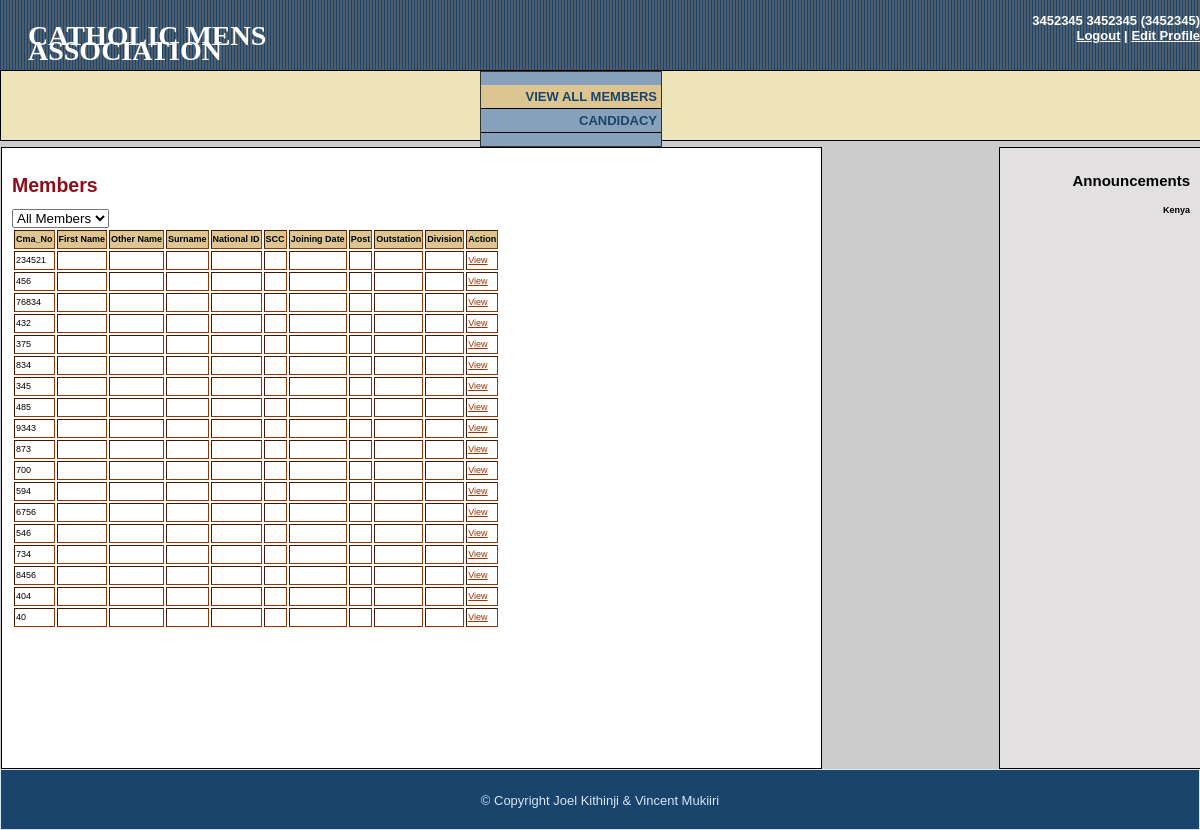
Page /cma_final/view_all_members.php (signed in) on the committed database.
### tables this page shows
CREATE TABLE IF NOT EXISTS `members` (
  `cma_no` varchar(11) NOT NULL,
  `national_id` int(10) NOT NULL,
  `surname` varchar(20) NOT NULL,
  `first_name` varchar(20) NOT NULL,
  `other_names` varchar(20) DEFAULT NULL,
  `mobile_no` varchar(10) NOT NULL,
  `house_no` varchar(6) DEFAULT NULL,
  `scc` varchar(20) DEFAULT NULL,
  `nok_id` varchar(10) NOT NULL,
  `joining_date` date NOT NULL,
  `outstation_id` int(8) NOT NULL,
  `post_id` int(2) NOT NULL DEFAULT '10',
  `division_id` int(2) NOT NULL DEFAULT '6',
  `vote_status` tinyint(4) NOT NULL DEFAULT '0',
  `image` varchar(20) DEFAULT NULL,
  PRIMARY KEY (`national_id`),
  UNIQUE KEY `Mobile_No` (`mobile_no`),
  KEY `Outstation_ID` (`outstation_id`),
  KEY `Post_ID` (`post_id`),
  KEY `Division_ID` (`division_id`)
);

CREATE TABLE IF NOT EXISTS `nation` (
  `nation_id` int(2) NOT NULL AUTO_INCREMENT,
  `name` varchar(10) NOT NULL DEFAULT 'Kenya',
  `election_status` tinyint(4) NOT NULL DEFAULT '0',
  `deadline` varchar(15) DEFAULT NULL,
  `announcements` text NOT NULL,
  PRIMARY KEY (`nation_id`)
);

### cma_final/view_all_members.php (the view, shortened to what this page needs)
<?php include("includes/session.php");
$page = "view_all_members";
?>
<?php require("includes/connection.php");?>
<?php include("includes/header.php");?>
<?php include("includes/announcement_bar.php");?>
<?php include("includes/sidebar.php");?>
<div class="middle">
<?php
	echo $sidebar;
?>
<div class="content">
        <h2>Members</h2>
        <select id="searchsel" onchange="genSearch()">
          <option selected="selected" id="optallMembers" value="1">All Members</option>
		</select>
        <?php
		if(isset($_GET['searchstr'])){
			echo "<script type=\"text/javascript\">";
			echo "document.getElementById(\"optsearch\").selected = \"selected\";document.getElementById(\"search\").style.display = \"block\";";
            echo "</script>";
			$searchstr = $_GET['searchstr'];
			$selquery = "SELECT * FROM  `members`, `posts`, outstation, divisions WHERE members.Post_ID = posts.Post_ID AND members.Outstation_ID = outstation.Outstation_ID AND members.Division_ID = divisions.Division_ID AND (members.cma_no LIKE \"%{$searchstr}%\" OR members.First_Name LIKE \"%{$searchstr}%\"  OR members.Surname LIKE \"%{$searchstr}%\" OR members.Other_Names LIKE \"%{$searchstr}%\" OR members.Mobile_No LIKE \"%{$searchstr}%\" OR members.House_No LIKE \"%{$searchstr}%\" OR members.SCC LIKE \"%{$searchstr}%\" OR members.Joining_Date LIKE \"%{$searchstr}%\" OR outstation.Name LIKE \"%{$searchstr}%\" )";
		}else{
			$selquery = "SELECT * FROM  `members`, `posts`, outstation, divisions WHERE members.Post_ID = posts.Post_ID AND members.Outstation_ID = outstation.Outstation_ID AND members.Division_ID = divisions.Division_ID";
		}
			$rs = mysql_query($selquery,$connection);
			$tabledata = "<table border=\"1\" class = \"memberdata\"><tr><th>Cma_No</th><th>First Name</th><th>Other Name</th><th>Surname</th><th>National ID</th>";
			$tabledata .= "<th>SCC</th><th>Joining Date</th><th>Post</th><th>Outstation</th><th>Division</th><th colspan = 2>Action</th></tr>";
			while ($members = mysql_fetch_array($rs)) {
				$tabledata .= "<tr><td>" . $members['cma_no'] . "</td>";
				$tabledata .= "<td>" . $members['First_Name'] . "</td>";
				$tabledata .= "<td>" . $members['Other_Names'] . "</td>";
				$tabledata .= "<td>" . $members['Surname'] . "</td>";
				$tabledata .= "<td>" . $members['National_ID'] . "</td>";
				$tabledata .= "<td>" . $members['SCC'] . "</td>";
				$tabledata .= "<td>" . $members['Joining_Date'] . "</td>";
				$tabledata .= "<td>" . $members['Post_Name'] . "</td>";
				$tabledata .= "<td>" . $members['Name'] . "</td>";
				$tabledata .= "<td>" . $members['Division_Name'] . "</td>";
				$tabledata .= "<td><a href=\"view_member.php?nid={$members['National_ID']}\">View</a></td>";
				$tabledata .= "</tr>";
			}
			$tabledata .= "</table>";
			echo $tabledata;
		?>
</div>
<div class="sidebar2">
    <?php echo $announcement_string; ?>
    </div>
    <p>&nbsp;</p>
    <p>&nbsp;</p>
</div>
<?php
include("includes/footer.php");
?>

### cma_final/includes/header.php (shortened to what this page needs)
<!DOCTYPE html PUBLIC "-//W3C//DTD XHTML 1.0 Transitional//EN" "http://www.w3.org/TR/xhtml1/DTD/xhtml1-transitional.dtd">
<html xmlns="http://www.w3.org/1999/xhtml">
<head>
<link type="text/css" rel="stylesheet" href="stylesheets/styles.css" />
</head>
<body>
<div class="container">
    <div class="header">
    	<div id="heading"><h1><a href="homepage.php">CATHOLIC MENS ASSOCIATION</a></h1></div>
    	<div id="currloggedin">
		<?php
		if(!isset($loggedout)){
			if(isset($_SESSION['Post_Name'])){
				echo "<p id='currloggedin'> {$_SESSION['First_Name']} {$_SESSION['Surname']} ({$_SESSION['Post_Name']})<br/><a href=\"login.php?state=logout\">Logout</a>&nbsp;|&nbsp;<a href=\"edit_profile.php\">Edit Profile</a></p>";
				}
		}
        ?>
        </div>
	</div>

### cma_final/includes/announcement_bar.php (shortened to what this page needs)
<?php
$outstation = $_SESSION['Outstation_ID'];
$parish = $_SESSION['Parish_ID'];
$deanery = $_SESSION['Deanery_ID'];
$diocese = $_SESSION['Diocese_ID'];
$archdiocese = $_SESSION['Archdiocese_ID'];
$announcement_string = "<h3> Announcements </h3>";
$sql1 = "SELECT * FROM `Nation` WHERE `Nation_ID`=1";
$result = mysql_query($sql1);
$row = mysql_fetch_array($result);
$announcement_string .= "<h4>" . $row['name'] . "</h4><br />";
$announcement_string .= "{$row['announcements']}" . "<br /><br />";
$sql2 = "SELECT * FROM `Archdiocese` WHERE `Archdiocese_ID`='{$archdiocese}'";
$result = mysql_query($sql2);
$row = mysql_fetch_array($result);
$announcement_string .= "<h4> " . $row['name'] . "</h4><br />";
$announcement_string .= "{$row['announcements']}" . "<br /><br />";
$sql3 = "SELECT * FROM `Diocese` WHERE `Diocese_ID`='{$diocese}'";
$result = mysql_query($sql3);
$row = mysql_fetch_array($result);
$announcement_string .= "<h4>" . $row['name'] . "</h4><br />";
$announcement_string .= "{$row['announcements']}" . "<br /><br />";
$sql4 = "SELECT * FROM `Deanery` WHERE `Deanery_ID`='{$deanery}'";
$result = mysql_query($sql4);
$row = mysql_fetch_array($result);
$announcement_string .= "<h4>" . $row['name'] . "</h4><br />";
$announcement_string .= "{$row['announcements']}" . "<br /><br />";
$sql5 = "SELECT * FROM `Parish` WHERE `Parish_ID`='{$parish}'";
$result = mysql_query($sql5);
$row = mysql_fetch_array($result);
$announcement_string .= "<h4>" . $row['name'] . "</h4><br />";
$announcement_string .= "{$row['announcements']}" . "<br /><br />";
$sql6 = "SELECT * FROM `Outstation` WHERE `Outstation_ID`='{$outstation}'";
$result = mysql_query($sql6);
$row = mysql_fetch_array($result);
$announcement_string .= "<h4>" . $row['name'] . "</h4><br />";
$announcement_string .= "{$row['announcements']}" . "<br /><br />";
?>

### cma_final/includes/sidebar.php (shortened to what this page needs)
<?php
	$sidebar = "<div class=\"sidebar1\"><ul>";
	if($_SESSION['Post_ID'] == 1){
		$sidebar .= "<li><a href=\"new_division.php\" ";
		if($page == "new_division"){
			$sidebar .= "class = \"selected\"";
		}
		$sidebar .= ">NEW DIVISION</a></li>";
		$sidebar .= "<li><a href=\"elevate_division.php\" ";
		if($page == "elevate_division"){
			$sidebar .= "class = \"selected\"";
		}
		$sidebar .= ">ELEVATE DIVISION</a></li>";
		$sidebar .= "<li><a href=\"member_registration.php\" ";
		if($page == "registration"){
			$sidebar .= "class = \"selected\"";
		}
		$sidebar .= ">REGISTRATION</a></li>";
	}
	else{
		$sidebar .= "<li><a href=\"view_all_members.php\" ";
		if($page == "view_all_members" || $page == "view_members" || $page == "update_members"){
			$sidebar .= "class = \"selected\"";
		}
		$sidebar .= ">VIEW ALL MEMBERS</a></li>";
		$sidebar .= "<li><a href=\"candidacy.php\" ";
		$sidebar .= ">CANDIDACY</a></li>";
	}
	$sidebar .= "</ul></div>";
?>

### cma_final/includes/footer.php
<div class="footer">
<p>&copy; Copyright Joel Kithinji &amp; Vincent Mukiiri</p>
</div>
</div>
</body>
</html>

### cma_final/stylesheets/styles.css (style rules this page uses)
html { height: 100%; width: 100%; }
body { width: 100%; height: 100%; margin: 0px; padding: 0px; border: 0px; font-family: Verdana, Arial, Helvetica, sans-serif; font-size: 13px; line-height: 15px; }
.container { width: 100%; background-color: #CCC; }
.sidebar1 { text-align:right; border:solid #333333 thin; position:static; float: left; width: 15%; background:#87a1ba; }
.header a { color:#FFF; }
.sidebar1 a { color: #1A446C; text-decoration: none; display: block; padding:4px; font-weight: bold; }
div { border-collapse: collapse; vertical-align: top; font-size: 13px; line-height: 15px; }
.header { position:static; height: 70px; margin: 0px; padding: 0px; text-align: left; background: url(../images/headerimg.png); color: #D4E6F4; }
#heading { font-family: "Palatino Linotype", "Book Antiqua", Palatino, serif; font-size:14px; float:left; width:40%; }
#heading a { text-decoration:none; }
#currloggedin { font-weight:bold; float:right; text-align:right; width:60%; color:#FFF; }
.header h1 { padding: 1em; margin: 0px; text-decoration: none }
.middle { width: 100%; background: #EEE4B9; border:solid thin; }
.footer { clear: both; position: relative; z-index: 10; height: 3em; margin-top: -3em; padding: 10px; text-align: center; background: #1A446C; color: #D4E6F4; border:solid thin; }
ul { padding-left: 0; list-style: none; }
li { border-bottom:solid thin ; width:100%; display:block; }
.selected { font-weight: bold; background-color: #DDC591; color: #000; }
.sidebar2 { border:solid thin; float: right; width: 15%; min-height:600px; padding: 10px; font-size:9px; text-align:right; position: static; background-color: #E2E0E0; }
.sidebar2 h3 { font-weight:bold; font-size:15px; }
.content { padding: 10px; border:solid thin; float: left; width: 66.55%; background-color: #FFF; min-height:600px; }
.content h2 { color: #8D0D19; margin-top: 1em; }
.memberdata { border:#930; font-size:9px; }
th { background-color:#DDC591; }
td a { color:#930; }

### rows in the picture
members: cma_no "234521"
members: cma_no "456"
members: cma_no "76834"
members: cma_no "432"
members: cma_no "375"
members: cma_no "834"
members: cma_no "345"
members: cma_no "485"
members: cma_no "9343"
members: cma_no "873"
members: cma_no "700"
members: cma_no "594"
members: cma_no "6756"
members: cma_no "546"
members: cma_no "734"
members: cma_no "8456"
members: cma_no "404"
members: cma_no "40"
nation: name "Kenya"

### other values in the picture
$_SESSION['First_Name'] "3452345"
$_SESSION['Surname'] "3452345"
$_SESSION['Post_Name'] "3452345"
